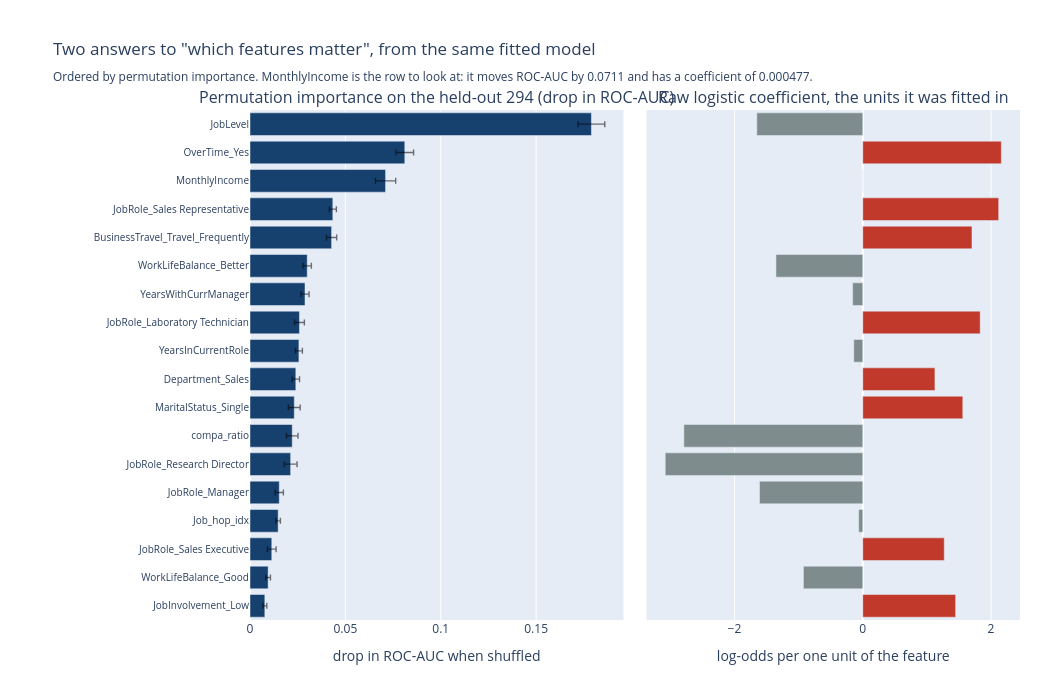

Write notebook code for a chart like this one.
### Markdown cell above
### Why these two are drawn side by side rather than described

The claim is that two orderings of the same 59 features disagree. A reader can be told
that, or shown it, and shown is shorter. Two horizontal bar panels sharing a y-axis, with
the features ordered by permutation importance, put each feature's two answers on the same
line. Rows where the bars disagree in length are the argument, and `MonthlyIncome` is the
one to look for: a substantial bar on the left, a bar of visually zero length on the
right.

Error bars appear only on the left panel, because only permutation importance has a
spread to draw. That asymmetry is itself informative: the coefficient plot in the main
notebook has no uncertainty attached to it at all, and none is available without
refitting.

### Code cell
TOP_N = 18
top = imp.reindex(imp['perm importance'].sort_values(ascending=False).index).head(TOP_N)
top = top.iloc[::-1]
fig = make_subplots(
    rows=1, cols=2, shared_yaxes=True, horizontal_spacing=0.03,
    subplot_titles=('Permutation importance on the held-out 294 (drop in ROC-AUC)',
                    'Raw logistic coefficient, the units it was fitted in')
)
fig.add_trace(go.Bar(
    y=top['feature'], x=top['perm importance'], orientation='h',
    marker=dict(color='#16406e'), showlegend=False,
    error_x=dict(type='data', symmetric=False,
                 array=(top['perm hi'] - top['perm importance']).values,
                 arrayminus=(top['perm importance'] - top['perm lo']).values,
                 color='rgba(0,0,0,0.55)', thickness=1.4, width=3),
    customdata=np.stack([top['perm sd'], top['perm lo'], top['perm hi']], axis=-1),
    hovertemplate=('<b>%{y}</b><br>ROC-AUC drops %{x:.4f} when shuffled'
                   '<br>sd across %d shuffles %%{customdata[0]:.4f}'
                   '<br>interval [%%{customdata[1]:.4f}, %%{customdata[2]:.4f}]'
                   '<extra></extra>').replace('%d', str(N_PERM), 1)
), row=1, col=1)
fig.add_trace(go.Bar(
    y=top['feature'], x=top['coefficient'], orientation='h',
    marker=dict(color=np.where(top['coefficient'] > 0, '#c0392b', '#7f8c8d')),
    showlegend=False,
    customdata=np.stack([top['feature sd'], top['coef x sd']], axis=-1),
    hovertemplate=('<b>%{y}</b><br>coefficient %{x:.4f} per unit'
                   '<br>feature sd %{customdata[0]:.3f}'
                   '<br>coefficient x sd %{customdata[1]:.4f}<extra></extra>')
), row=1, col=2)
fig.update_xaxes(title='drop in ROC-AUC when shuffled', row=1, col=1)
fig.update_xaxes(title='log-odds per one unit of the feature', row=1, col=2)
fig.update_yaxes(tickfont=dict(size=10), row=1, col=1)
fig.update_layout(
    height=680, width=1060, margin=dict(l=250, r=40, t=110, b=60),
    title=('Two answers to "which features matter", from the same fitted model'
           '<br><sub>Ordered by permutation importance. MonthlyIncome is the row '
           'to look at: it moves ROC-AUC by %.4f and has a coefficient of %.6f.</sub>'
           % (mi['perm importance'], mi['coefficient']))
)
py.iplot(fig)

### Figure 1 — Plotly figure (JSON) as saved in the notebook; plotly's stock layout.template omitted (floating-point values rounded to 4 significant figures)
{"data": [{"customdata": [[0.003766, 0.006733, 0.008821], [0.004397, 0.008288, 0.01073], [0.008228, 0.00914, 0.0137], [0.004249, 0.01358, 0.01594], [0.007766, 0.01319, 0.0175], [0.01221, 0.01792, 0.02469], [0.01093, 0.01911, 0.02517], [0.01125, 0.02009, 0.02633], [0.007032, 0.02207, 0.02597], [0.006586, 0.02381, 0.02747], [0.009296, 0.02335, 0.02851], [0.007627, 0.02672, 0.03094], [0.007871, 0.02781, 0.03218], [0.009623, 0.04011, 0.04545], [0.006668, 0.04157, 0.04527], [0.01911, 0.06578, 0.07638], [0.01664, 0.07655, 0.08577], [0.0253, 0.172, 0.186]], "error_x": {"array": [0.001044, 0.001219, 0.002281, 0.001178, 0.002153, 0.003385, 0.003029, 0.003118, 0.001949, 0.001826, 0.002577, 0.002114, 0.002182, 0.002667, 0.001848, 0.005298, 0.004613, 0.007012], "arrayminus": [0.001044, 0.001219, 0.002281, 0.001178, 0.002153, 0.003385, 0.003029, 0.003118, 0.001949, 0.001826, 0.002577, 0.002114, 0.002182, 0.002667, 0.001848, 0.005298, 0.004613, 0.007012], "color": "rgba(0,0,0,0.55)", "symmetric": false, "thickness": 1.4, "type": "data", "width": 3}, "hovertemplate": "<b>%{y}</b><br>ROC-AUC drops %{x:.4f} when shuffled<br>sd across 50 shuffles %%{customdata[0]:.4f}<br>interval [%%{customdata[1]:.4f}, %%{customdata[2]:.4f}]<extra></extra>", "marker": {"color": "#16406e"}, "orientation": "h", "showlegend": false, "type": "bar", "x": [0.007777, 0.009506, 0.01142, 0.01476, 0.01535, 0.0213, 0.02214, 0.02321, 0.02402, 0.02564, 0.02593, 0.02883, 0.03, 0.04278, 0.04342, 0.07108, 0.08116, 0.179], "xaxis": "x", "y": ["JobInvolvement_Low", "WorkLifeBalance_Good", "JobRole_Sales Executive", "Job_hop_idx", "JobRole_Manager", "JobRole_Research Director", "compa_ratio", "MaritalStatus_Single", "Department_Sales", "YearsInCurrentRole", "JobRole_Laboratory Technician", "YearsWithCurrManager", "WorkLifeBalance_Better", "BusinessTravel_Travel_Frequently", "JobRole_Sales Representative", "MonthlyIncome", "OverTime_Yes", "JobLevel"], "yaxis": "y"}, {"customdata": [[0.2319, 0.3358], [0.424, -0.3922], [0.418, 0.5309], [5.324, -0.3362], [0.2414, -0.3885], [0.2236, -0.6885], [0.2289, -0.6383], [0.4679, 0.7297], [0.4566, 0.5138], [3.613, -0.5049], [0.3817, 0.6988], [3.557, -0.5609], [0.4882, -0.6608], [0.3803, 0.6475], [0.2236, 0.4737], [4615.0, 2.202], [0.4495, 0.9711], [1.096, -1.811]], "hovertemplate": "<b>%{y}</b><br>coefficient %{x:.4f} per unit<br>feature sd %{customdata[0]:.3f}<br>coefficient x sd %{customdata[1]:.4f}<extra></extra>", "marker": {"color": ["#c0392b", "#7f8c8d", "#c0392b", "#7f8c8d", "#7f8c8d", "#7f8c8d", "#7f8c8d", "#c0392b", "#c0392b", "#7f8c8d", "#c0392b", "#7f8c8d", "#7f8c8d", "#c0392b", "#c0392b", "#c0392b", "#c0392b", "#7f8c8d"]}, "orientation": "h", "showlegend": false, "type": "bar", "x": [1.448, -0.9249, 1.27, -0.06315, -1.609, -3.08, -2.789, 1.56, 1.125, -0.1397, 1.831, -0.1577, -1.354, 1.703, 2.119, 0.0004772, 2.16, -1.652], "xaxis": "x2", "y": ["JobInvolvement_Low", "WorkLifeBalance_Good", "JobRole_Sales Executive", "Job_hop_idx", "JobRole_Manager", "JobRole_Research Director", "compa_ratio", "MaritalStatus_Single", "Department_Sales", "YearsInCurrentRole", "JobRole_Laboratory Technician", "YearsWithCurrManager", "WorkLifeBalance_Better", "BusinessTravel_Travel_Frequently", "JobRole_Sales Representative", "MonthlyIncome", "OverTime_Yes", "JobLevel"], "yaxis": "y2"}], "layout": {"annotations": [{"font": {"size": 16}, "showarrow": false, "text": "Permutation importance on the held-out 294 (drop in ROC-AUC)", "x": 0.2425, "xanchor": "center", "xref": "paper", "y": 1, "yanchor": "bottom", "yref": "paper"}, {"font": {"size": 16}, "showarrow": false, "text": "Raw logistic coefficient, the units it was fitted in", "x": 0.7575, "xanchor": "center", "xref": "paper", "y": 1, "yanchor": "bottom", "yref": "paper"}], "height": 680, "margin": {"b": 60, "l": 250, "r": 40, "t": 110}, "title": {"text": "Two answers to \"which features matter\", from the same fitted model<br><sub>Ordered by permutation importance. MonthlyIncome is the row to look at: it moves ROC-AUC by 0.0711 and has a coefficient of 0.000477.</sub>"}, "width": 1060, "xaxis": {"anchor": "y", "domain": [0, 0.485], "title": {"text": "drop in ROC-AUC when shuffled"}}, "xaxis2": {"anchor": "y2", "domain": [0.515, 1], "title": {"text": "log-odds per one unit of the feature"}}, "yaxis": {"anchor": "x", "domain": [0, 1], "tickfont": {"size": 10}}, "yaxis2": {"anchor": "x2", "domain": [0, 1], "matches": "y", "showticklabels": false}}}
